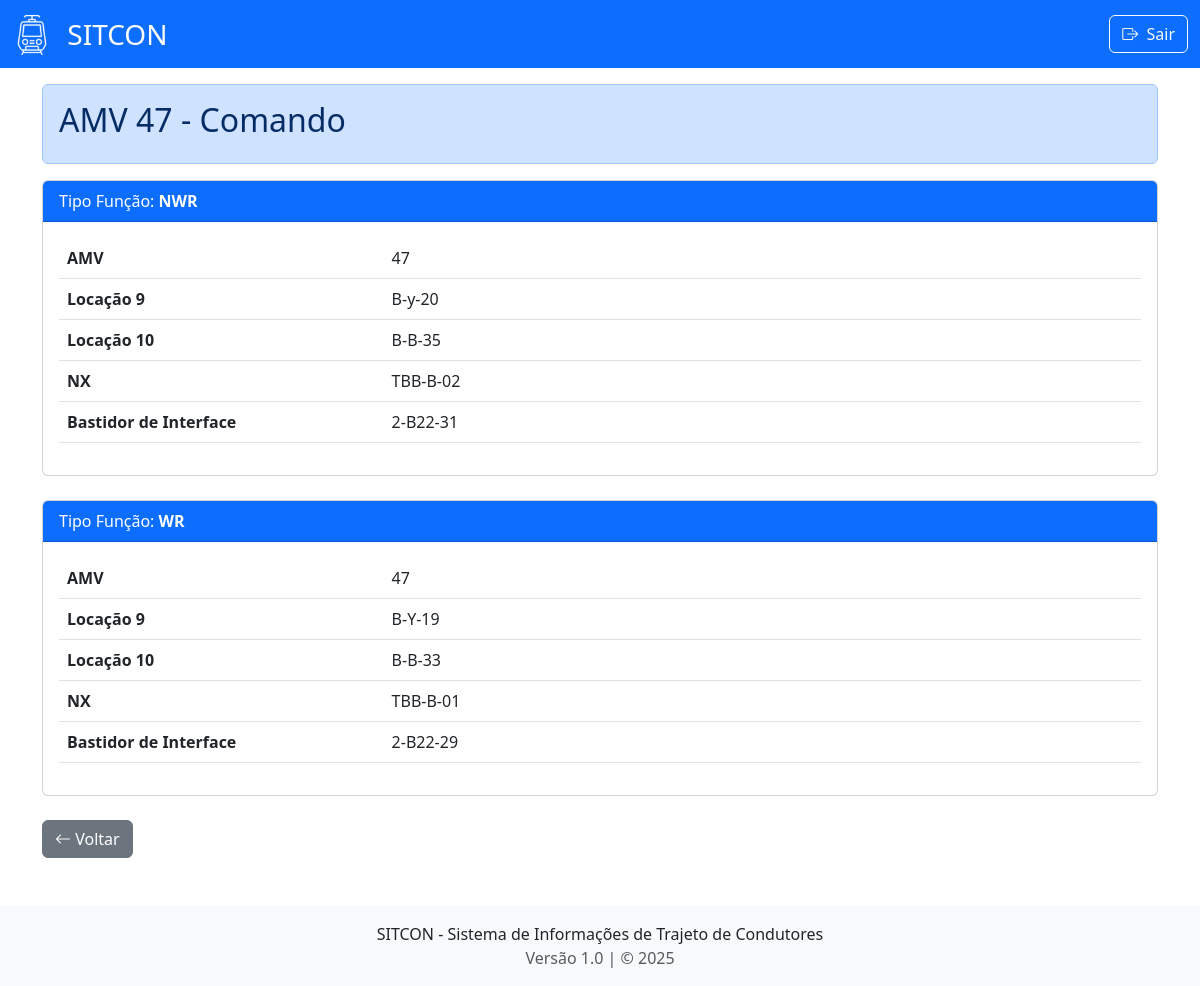
/amv_comando/47 (signed in), run on the app's committed database.
### models.py (models this page shows, shortened)
class AMV(db.Model):
    __tablename__ = 'amv'
    idamv = db.Column(db.Integer, primary_key=True)
    tipofuncao = db.Column(db.String(5), primary_key=True)
    L1 = db.Column(db.String(8), nullable=True)
    L2 = db.Column(db.String(8), nullable=True)
    L3 = db.Column(db.String(8), nullable=True)
    L4 = db.Column(db.String(8), nullable=True)
    L5 = db.Column(db.String(8), nullable=True)
    L6 = db.Column(db.String(8), nullable=True)
    L7 = db.Column(db.String(8), nullable=True)
    L9 = db.Column(db.String(8), nullable=True)
    L10 = db.Column(db.String(8), nullable=True)
    tower = db.Column(db.String(8), nullable=True)
    interface = db.Column(db.String(8), nullable=True)
    L14 = db.Column(db.String(8), nullable=True)
    L15 = db.Column(db.String(8), nullable=True)
    L16 = db.Column(db.String(8), nullable=True)
    L17 = db.Column(db.String(8), nullable=True)
    L18 = db.Column(db.String(8), nullable=True)
    L20 = db.Column(db.String(8), nullable=True)
    L21 = db.Column(db.String(8), nullable=True)
    L22 = db.Column(db.String(8), nullable=True)
    L23 = db.Column(db.String(8), nullable=True)

### app.py (the view)
@app.route('/amv_comando/<amv_id>')
def amv_comando(amv_id):
    return mostrar_amv(amv_id, tipo='Comando')

### templates/amv_detail.html (shortened to what this page needs)
<!DOCTYPE html>
<html>
  <head>
    <link href="https://cdn.jsdelivr.net/npm/bootstrap@5.3.0/dist/css/bootstrap.min.css" rel="stylesheet" />
    <link rel="stylesheet" href="https://cdn.jsdelivr.net/npm/bootstrap-icons@1.10.0/font/bootstrap-icons.css"/>
  </head>
  <body>
    <nav class="navbar bg-primary navbar-dark">
      <div class="container-fluid">
        <a class="navbar-brand" href="/sitcon" style="font-size: 28px">
          <img
            src="{{ url_for('static', filename='images/train3.png') }}"
            alt="Logo SITCON"
            width="40"
            height="40"
            class="d-inline-block align-text-top me-2"
          /> SITCON
        </a>
        <div class="d-flex">
          <a href="{{ url_for('logout') }}" class="btn btn-outline-light">
            <i class="bi bi-box-arrow-right me-1"></i> Sair
          </a>
        </div>
      </div>
    </nav>
    <div class="container mt-3">
      <div
        class="alert {{ 'alert-primary' if tipo == 'Comando' else 'alert-success' }}"
      >
        <h2>AMV {{ amv_id }} - {{ tipo }}</h2>
      </div>
      {% for registro in registros %}
      <div class="card mb-4">
        <div
          class="card-header bg-{{ 'primary' if tipo == 'Comando' else 'success' }} text-white"
        >
          Tipo Função: <strong>{{ registro.tipofuncao }}</strong>
        </div>
        <div class="card-body">
          <table class="table">
            <tbody>
              {% for nome, valor in registro.items() %} {% if nome !=
              'tipofuncao' %}
              <tr>
                <td width="30%"><strong>{{ nome }}</strong></td>
                <td>{{ valor }}</td>
              </tr>
              {% endif %} {% endfor %}
            </tbody>
          </table>
        </div>
      </div>
      {% endfor %}
      <a href="/amv" class="btn btn-secondary"><i class="bi bi-arrow-left"></i> Voltar</a>
    </div>
      <footer class="mt-5 py-3 bg-light">
      <div class="container text-center">
        <p class="mb-0">SITCON - Sistema de Informações de Trajeto de Condutores</p>
        <p class="mb-0 text-muted">Versão 1.0 | &copy; 2025</p>
      </div>
    </footer>
  </body>
</html>

### data on the page
AMV: tipofuncao "NWR", registro "AMV", registro "47", nome "Locação 9", L9 "B-y-20", nome "Locação 10", L10 "B-B-35", nome "NX", tower "TBB-B-02", nome "Bastidor de Interface", interface "2-B22-31"
AMV: tipofuncao "WR", registro "AMV", registro "47", nome "Locação 9", L9 "B-Y-19", nome "Locação 10", L10 "B-B-33", nome "NX", tower "TBB-B-01", nome "Bastidor de Interface", interface "2-B22-29"

### other printed values
{{ amv_id }} "47"
{{ tipo }} "Comando"
